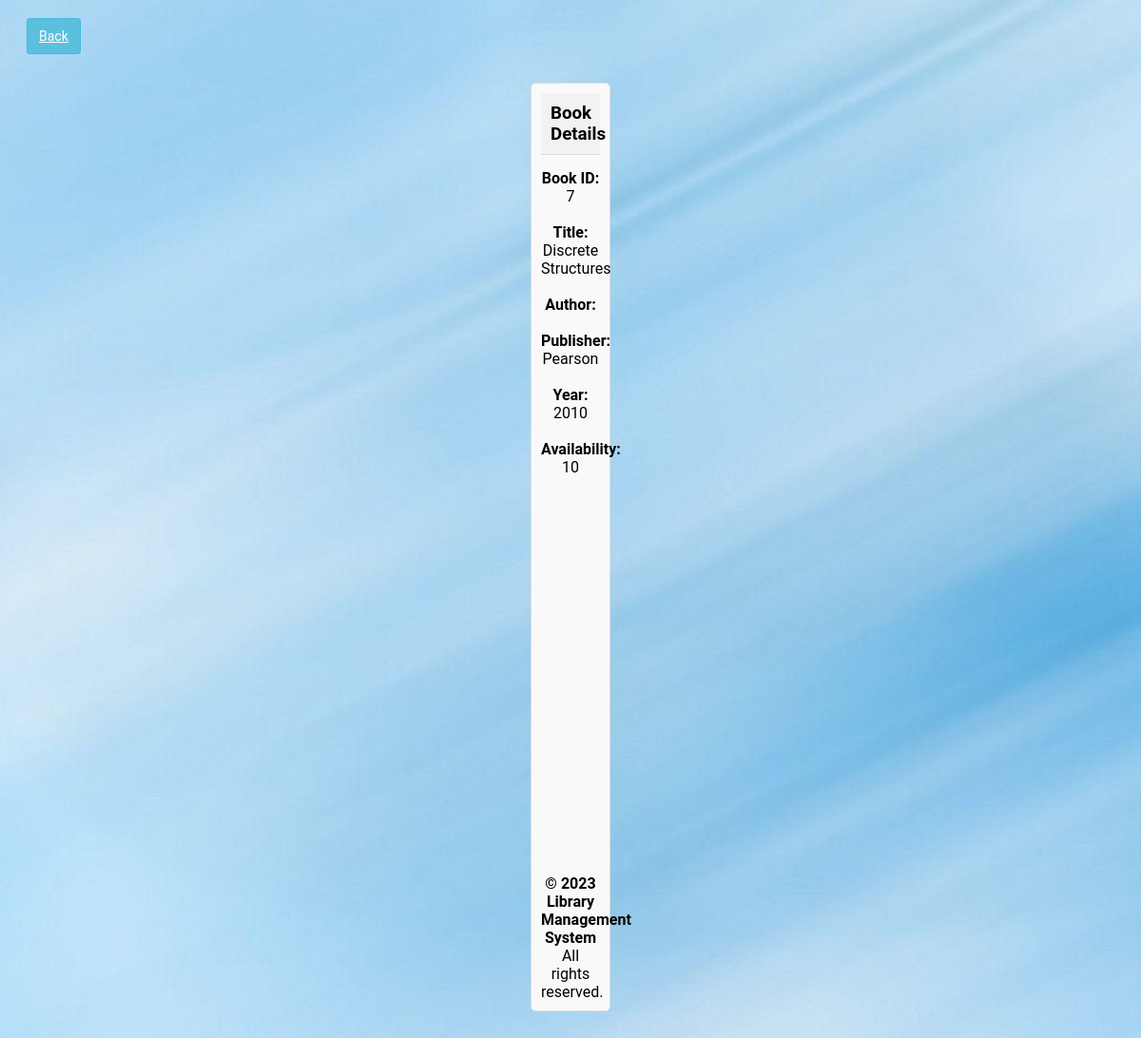
Screenshot of /admin/bookdetails.php?id=7 (signed in) with the database file from the repository.
### tables this page shows
CREATE TABLE `book` (
  `BookId` int(10) NOT NULL,
  `Title` varchar(50) DEFAULT NULL,
  `Publisher` varchar(50) DEFAULT NULL,
  `Year` varchar(50) DEFAULT NULL,
  `Availability` int(5) DEFAULT NULL
);

### admin/bookdetails.php (the view, shortened to what this page needs)
<?php
require('dbconn.php');
?>
<?php
if ($_SESSION['RollNo']) {
    ?>
<!DOCTYPE html>
<html lang="en">
    <head>
        <a href="javascript:history.back()" class="btn btn-secondary">Back</a>
   </head>
    <body>
    <div class="span9">
                        <div class="content">
                        <div class="module">
                            <div class="module-head">
                                <h3>Book Details</h3>
                            </div>
                            <div class="module-body">
                        <?php
                            $x=$_GET['id'];
                            $sql="select * from LMS.book where BookId='$x'";
                            $result=$conn->query($sql);
                            $row=$result->fetch_assoc();
                                $bookid=$row['BookId'];
                                $name=$row['Title'];
                                $publisher=$row['Publisher'];
                                $year=$row['Year'];
                                $avail=$row['Availability'];
                                echo "<b>Book ID:</b> ".$bookid."<br><br>";
                                echo "<b>Title:</b> ".$name."<br><br>";
                                echo "<b>Author:</b> ";
                                echo "<br><br>";
                                echo "<b>Publisher:</b> ".$publisher."<br><br>";
                                echo "<b>Year:</b> ".$year."<br><br>";
                                echo "<b>Availability:</b> ".$avail."<br><br>";
                            ?>
                            </div>
<div class="bottom">
            <div class="container">
                <b class="copyright">&copy; 2023 Library Management System </b>All rights reserved.
            </div>
        </div>
    </body>
</html>
<?php }
else {
    echo "<script type='text/javascript'>alert('Access Denied!!!')</script>";
} ?>

### admin/bookdetails.php (style rules this page uses)
body { font-family: 'Roboto', sans-serif; background: url('images/book.jpg') no-repeat; background-size: cover; background-position: center; padding:20px; }
.content { flex-grow: 1; padding: 30px; }
.span9 { margin-top:10px; margin-bottom:100px; margin-right:500px; margin-left:500px; text-align:center; }
.module { background-color: #f9f9f9; border: 1px solid #ddd; padding: 10px; border-radius: 5px; margin-bottom: 20px; }
.module-head { background-color: #f2f2f2; padding: 10px; border-bottom: 1px solid #ddd; text-align:center; }
.module-head h3 { margin: 0; }
.module-body { margin-top: 15px; }
.btn { padding: 10px 12px; font-size: 14px; cursor: pointer; background-color: #5bc0de; color: #fff; border: 1px solid #46b8da; border-radius: 4px; }
.container { text-align:center; color:#black; margin-top:400px; }

### rows the page displays
book: BookId "7", Title "Discrete Structures", Publisher "Pearson", Year "2010", Availability "10"
